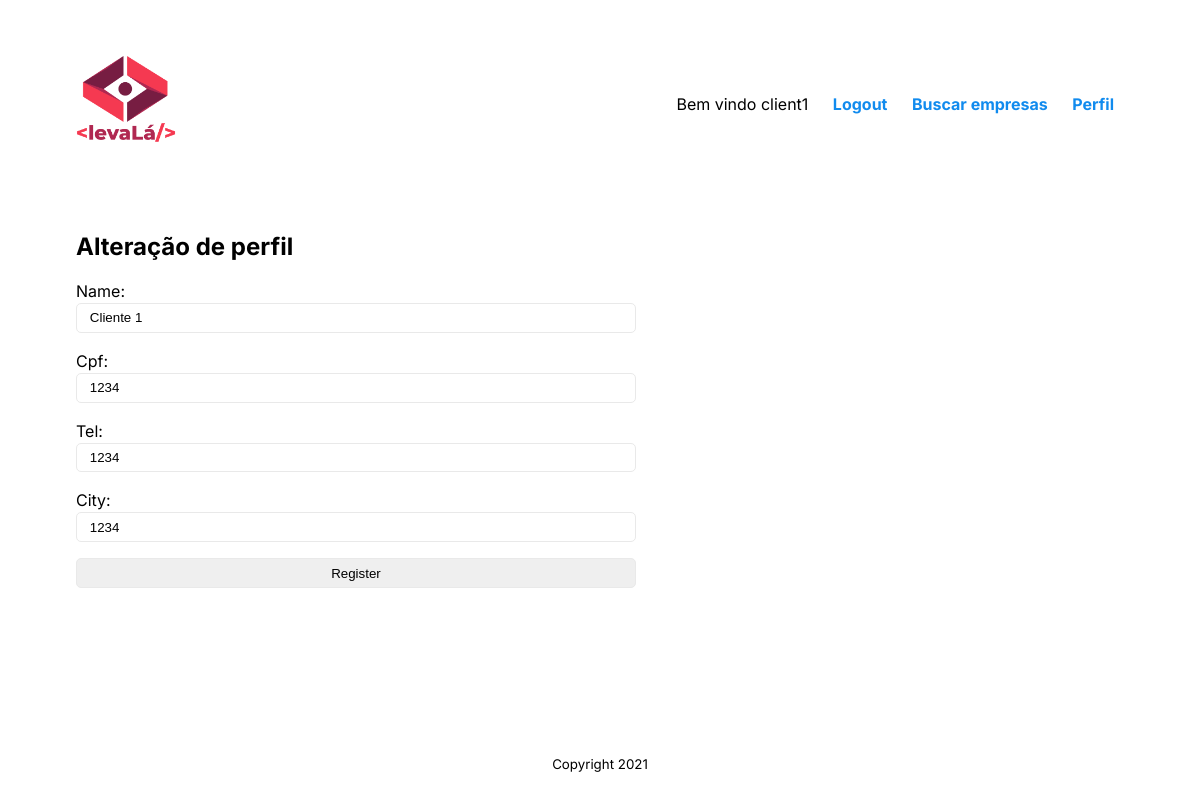
Page /user/update_client_profile/2/ (signed in) on the committed database.
### user/models.py (models this page shows, shortened)
class User(AbstractUser):
    is_client = models.BooleanField(default=False)
    is_company = models.BooleanField(default=False)
    is_admin = models.BooleanField(default=False)

class Client(models.Model):
    name = models.CharField(max_length=255)
    user = models.OneToOneField(User, on_delete = models.CASCADE, primary_key = True)
    cpf = models.IntegerField(default=0)
    tel = models.IntegerField(default=0)
    city = models.CharField(max_length=255)

### user/views.py (the view)
# urls.py: path('update_client_profile/<int:user_id>/',views.UpdateClientProfile.as_view(), name='update_client_profile'),
class UpdateClientProfile(UpdateView):
    form_class = UpdateClientProfileForm
    template_name = 'user/update_client_profile.html'
    success_url = reverse_lazy('index')
    def get_object(self):
        return self.request.user.client

### user/forms.py (shortened to what this page needs)
class UpdateClientProfileForm(forms.ModelForm):
    name = forms.CharField(required=True)
    cpf = forms.CharField(required=True)
    tel = forms.CharField(required=True)
    city = forms.CharField(required=True)
    class Meta:
        model = User
        fields = [ 'name','cpf', 'tel', 'city']

### user/templates/user/update_client_profile.html (shortened to what this page needs)
{% extends 'base.html' %}
{% block content %}
{% load widget_tweaks %}
    <section>
                  <h2>Alteração de perfil</h2>
                <div class="card-body">
                    <form action="{% url 'update_client_profile' user.id %}" method="POST" novalidate>
                         {% for field in form.visible_fields %}
                           <div class="form-group">
                               {{ field.label_tag }}
                                  {% render_field field class="form-control" %}
                         {% endfor %}
                             <input type="submit" value="Register" class="btn btn-block btn-primary">
                           </div>
                    </form>
                 </div>
      </section>
</body>
{% endblock content %}

### templates/base.html (shortened to what this page needs)
{% load static %}
<!DOCTYPE html>
<html lang="en">
<head>
    <link rel="stylesheet" type="text/css" href="{% static 'style.css' %}">
</head>
<body>
    <header id="cabecalho-principal">
        <a href="{% url 'index' %}"> <img src="{% static 'logo.png' %}" width="100"> </a>
        <nav id="navegacao-principal">
            {% if user.is_authenticated%}
            <li>Bem vindo {{ user.username }}</li>
            <li><a href="{% url 'logout' %}">Logout</a></li>
            <li><a href="{% url 'companies:list' %}">Buscar empresas</a></li>
                {% if user.is_client %}
                <li><a href="{% url 'profile' user.id %}">Perfil</a></li>
                {% endif %}
            {% else %}
            <li><a href="{% url 'register' %}">Register</a></li>
            <li><a href="{% url 'login' %}">Login</a> </li>
            <li><a href="{% url 'companies:list' %}">Buscar empresas</a></li>
            {% endif %}
        </nav>
    </header>
    <main id="conteiner-principal">
        {% block content %}
        {% endblock content %}
    <footer id="rodape-principal">
        <p>
            <small>Copyright 2021</small>
        </p>
    </footer>
</body>
</html>

### static/style.css (style rules this page uses)
:root { --primary-color: #000000; --secondary-color: #118bee; --tertiary-color: #f44d27; --secondary-color-light: #30b2ff; --tertiary-color-light: #ff6d28; --bg-color: #fff; --secondary-bg-color: #e9e9e9; --color-shadow: #f4f4f4; font-family: Inter, sans-serif; font-size: 16px; line-height: 1.5em; }
* { box-sizing: border-box; }
html, body { height: 100%; }
header#cabecalho-principal { margin: 0 auto; width: 100%; max-width: 1080px; padding: 3rem 1rem; display: flex; justify-content: space-between; align-items: center; }
li a { color: var(--secondary-color); font-weight: bold; text-decoration: none; }
body { display: flex; flex-direction: column; }
nav#navegacao-principal li { display: inline-block; padding: 10px; }
main#conteiner-principal { margin: 0 auto; width: 100%; max-width: 1080px; padding: 1rem 1rem; flex-grow: 1; }
footer#rodape-principal { display: flex; flex-direction: column; justify-content: center; align-items: center; padding: 1rem 1rem; }
a { color: var(--secondary-color); text-decoration: none; }
input { display: block; width: 100%; max-width: 560px; border: 1px solid var(--secondary-bg-color); border-radius: 5px; margin-bottom: 1rem; padding: 0.4rem 0.8rem; }

### rows in the picture
User: username "client1"
Client: name "Cliente 1" "1234" "1234" "1234"

### other values in the picture
{{ field.label_tag }} "Name:" "Cpf:" "Tel:" "City:"
